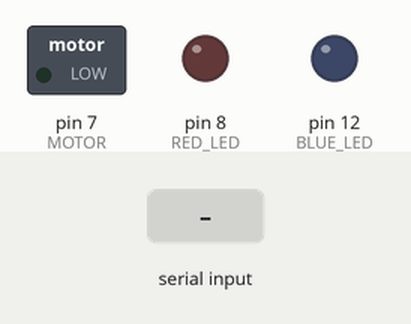
Simulated run of this sketch. Board: Arduino Uno, built with avr-gcc and run on an emulated ATmega328P. Shown: switched loads named in the sketch (green lamp = pin HIGH), output pins drawn as LEDs (lit = HIGH). Inputs (shaded band) come from the test bench.

Above: at 1.2 s.
1.3 s: "a" received over Serial
At 1.8 s:
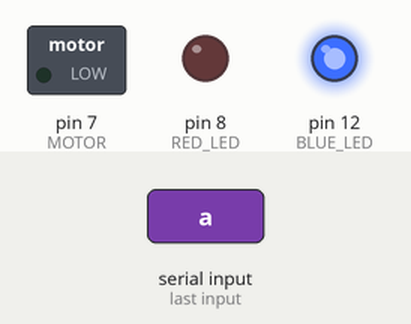
2.8 s: "c" received over Serial
At 4.0 s:
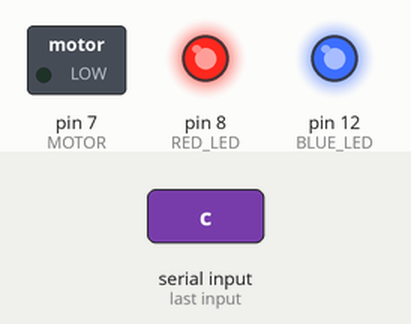
4.3 s: "b" received over Serial
At 5.3 s:
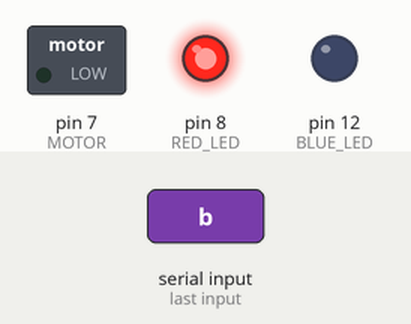
5.8 s: "e" received over Serial
At 6.4 s:
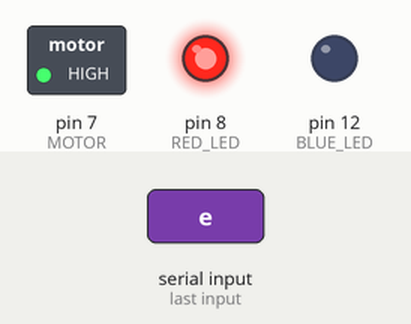
7.3 s: "d" received over Serial
At 8.5 s:
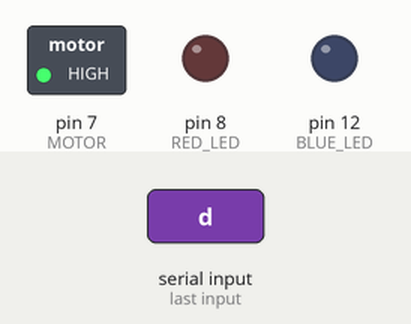
8.8 s: "f" received over Serial
At 9.9 s:
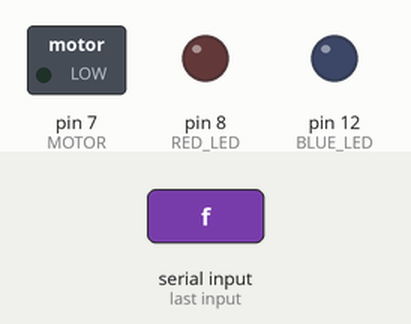
Timing chart, 0 to 11.3 s (numbered marks = the images above; inputs shaded):
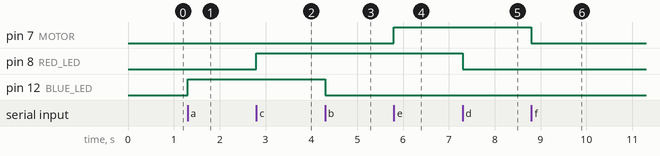

Measured:
- after the input at 1.3 s, pin 12 (BLUE_LED): LOW → HIGH at once
- after the input at 2.8 s, pin 8 (RED_LED): LOW → HIGH at once
- after the input at 4.3 s, pin 12 (BLUE_LED): HIGH → LOW at once
- after the input at 5.8 s, pin 7 (MOTOR): LOW → HIGH at once
- after the input at 7.3 s, pin 8 (RED_LED): HIGH → LOW at once
- after the input at 8.8 s, pin 7 (MOTOR): HIGH → LOW at once

The sketch:

arduino_contrl.ino
```cpp
void setup(){
  pinMode(8,OUTPUT); //RED LED
  pinMode(12,OUTPUT);//BLUE LED
  pinMode(7,OUTPUT); //MOTOR

  Serial.begin(9600); //通信速度
}

void loop(){

  int inputchar;
  inputchar = Serial.read();

  if(inputchar!=-1){
    switch(inputchar){
      case 'a':
        digitalWrite(12,HIGH);
        break;

      case 'b':
        digitalWrite(12,LOW);
        break;
      case 'c':
        digitalWrite(8,HIGH);
        break;
      case 'd':
        digitalWrite(8,LOW);
       break;
      case 'e':
        digitalWrite(7,HIGH);
        break;
      case 'f':
        digitalWrite(7,LOW);
        break;

    }
  }
  else{
  }
}
```
